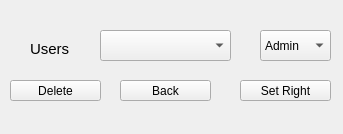
<?xml version="1.0" encoding="UTF-8"?>
<ui version="4.0">
 <class>UsersWindow</class>
 <widget class="QWidget" name="UsersWindow">
  <property name="geometry">
   <rect>
    <x>0</x>
    <y>0</y>
    <width>343</width>
    <height>134</height>
   </rect>
  </property>
  <property name="windowTitle">
   <string>Form</string>
  </property>
  <widget class="QLabel" name="label">
   <property name="geometry">
    <rect>
     <x>30</x>
     <y>40</y>
     <width>41</width>
     <height>17</height>
    </rect>
   </property>
   <property name="font">
    <font>
     <pointsize>11</pointsize>
    </font>
   </property>
   <property name="text">
    <string>Users :</string>
   </property>
  </widget>
  <widget class="QPushButton" name="DeleteButton">
   <property name="geometry">
    <rect>
     <x>10</x>
     <y>80</y>
     <width>91</width>
     <height>21</height>
    </rect>
   </property>
   <property name="text">
    <string>Delete</string>
   </property>
  </widget>
  <widget class="QComboBox" name="UsersBox">
   <property name="geometry">
    <rect>
     <x>100</x>
     <y>30</y>
     <width>131</width>
     <height>31</height>
    </rect>
   </property>
   <item>
    <property name="text">
     <string/>
    </property>
   </item>
  </widget>
  <widget class="QPushButton" name="BackButton">
   <property name="geometry">
    <rect>
     <x>120</x>
     <y>80</y>
     <width>91</width>
     <height>21</height>
    </rect>
   </property>
   <property name="text">
    <string>Back</string>
   </property>
  </widget>
  <widget class="QComboBox" name="RightsBox">
   <property name="geometry">
    <rect>
     <x>260</x>
     <y>30</y>
     <width>71</width>
     <height>31</height>
    </rect>
   </property>
   <item>
    <property name="text">
     <string>Admin</string>
    </property>
   </item>
   <item>
    <property name="text">
     <string>1</string>
    </property>
   </item>
   <item>
    <property name="text">
     <string>2</string>
    </property>
   </item>
   <item>
    <property name="text">
     <string>3</string>
    </property>
   </item>
   <item>
    <property name="text">
     <string>4</string>
    </property>
   </item>
  </widget>
  <widget class="QPushButton" name="SetRightsButton">
   <property name="geometry">
    <rect>
     <x>240</x>
     <y>80</y>
     <width>91</width>
     <height>21</height>
    </rect>
   </property>
   <property name="text">
    <string>Set Right</string>
   </property>
  </widget>
 </widget>
 <resources/>
 <connections/>
</ui>
